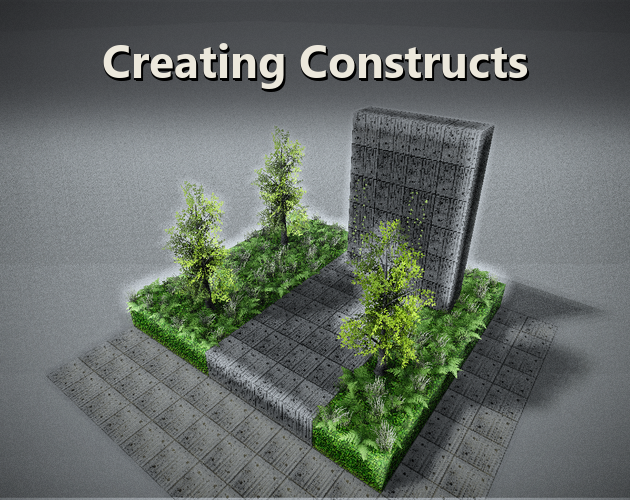
#> input picture creating-constructs-itch-cover.png, 630 x 500 px
$ python -i make_itch_cover.py   (imports and definitions only)
#> lines starting #> are read from the running program, lines starting #| are printed output that depends on the picture
#> further down, picture is the input picture: PIL image 630x500 RGB; mean R, G, B 100.2, 107.6, 101.9
"""Procedural itch.io cover from real game screenshots. Output: 630x500."""
from __future__ import annotations

import math
import random
from pathlib import Path

from PIL import Image, ImageDraw, ImageEnhance, ImageFilter, ImageFont

ROOT = Path(__file__).resolve().parents[1]
OUT = ROOT / "creating-constructs-itch-cover.png"
W, H = 630, 500

# Prefer the strongest real captures (garden / overgrown / close).
SOURCES = [
    ROOT / "output" / "nature" / "garden.png",
    ROOT / "output" / "overgrown-construct" / "overview.png",
    ROOT / "output" / "nature" / "close.png",
    ROOT / "output" / "performance" / "final-close-day.png",
]


# [21 lines left out: functions cover_crop, film_grain, not called in this run]


def vignette(im: Image.Image, strength: float = 0.42) -> Image.Image:
#> called with strength = 0.42
    base = im.convert("RGBA")
    overlay = Image.new("RGBA", base.size, (0, 0, 0, 0))
#> overlay: PIL image 630x500 RGBA; every value is 0
    draw = ImageDraw.Draw(overlay)
    cx, cy = base.size[0] / 2, base.size[1] / 2
#> cx = 315; cy = 250
    max_r = math.hypot(cx, cy)
#> max_r = 402.2
    steps = 48
    for i in range(steps):
        t = i / (steps - 1)
        a = int(255 * strength * (t ** 2.2))
        r = max_r * (0.55 + 0.55 * t)
        bbox = [cx - r, cy - r, cx + r, cy + r]
        draw.ellipse(bbox, outline=(0, 0, 0, a), width=max(2, int(max_r / steps) + 1))
    # Soften banding
    overlay = overlay.filter(ImageFilter.GaussianBlur(radius=18))
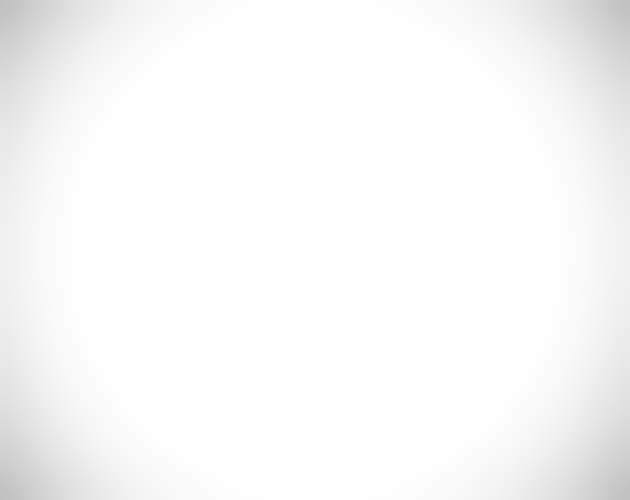
#> overlay: PIL image 630x500 RGBA; mean R, G, B, A 0, 0, 0, 6; transparent parts drawn white
    return Image.alpha_composite(base, overlay).convert("RGB")


# [60 lines left out: functions pick_font, draw_title, main, not called in this run]


# [2 lines not run here, left out]

>>> from PIL import Image
>>> picture = Image.open('../creating-constructs-itch-cover.png')
>>> result = vignette(picture)
